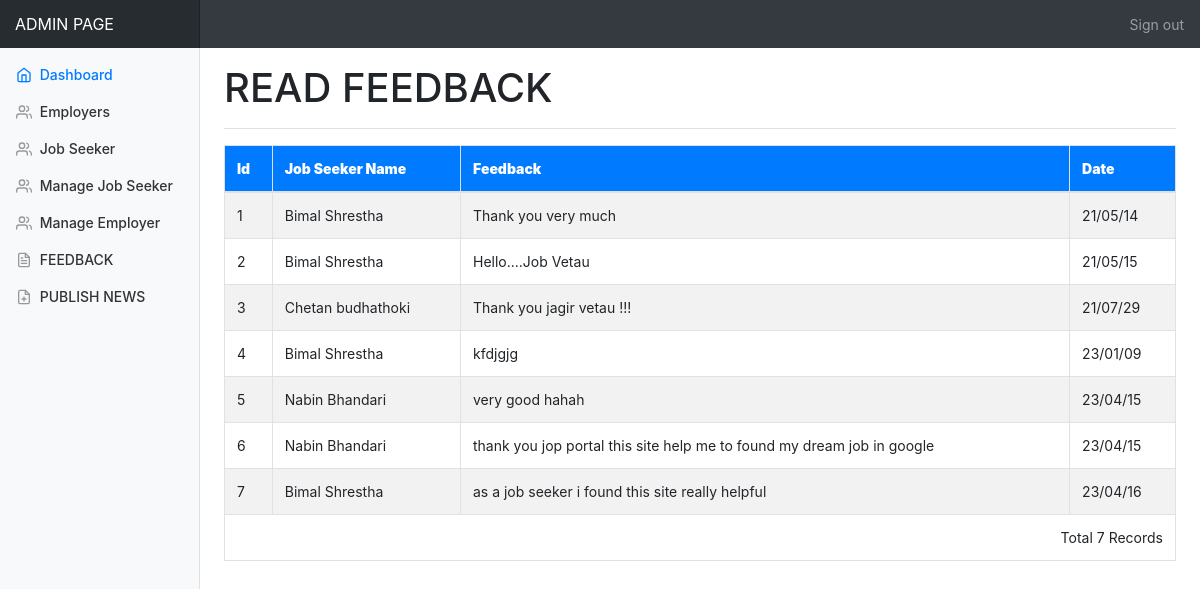
Before: /admin/feedback.php (signed in) with the older database file.
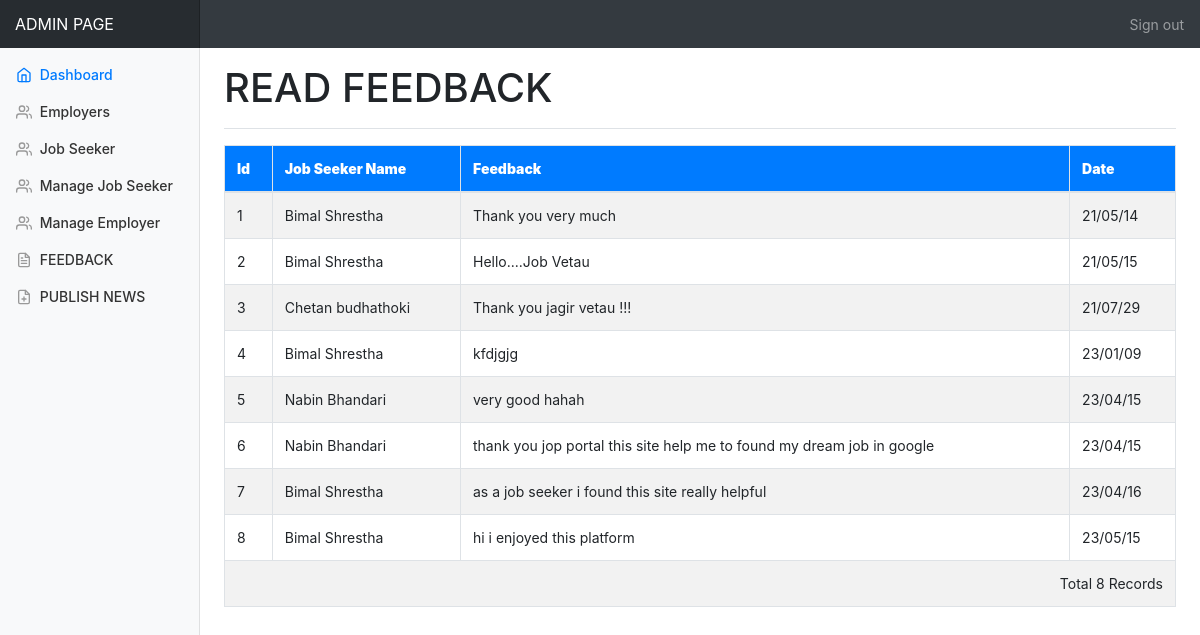
After: the same page with the newer database file.
### tables this page shows
CREATE TABLE `feedback` (
  `FeedbackId` int(11) NOT NULL,
  `JobSeekId` int(11) NOT NULL,
  `Feedback` varchar(255) NOT NULL,
  `FeedbakDate` varchar(255) NOT NULL
);

CREATE TABLE `jobseeker_reg` (
  `JobSeekId` int(11) NOT NULL,
  `JobSeekerName` varchar(255) NOT NULL,
  `Address` varchar(255) NOT NULL,
  `City` varchar(255) NOT NULL,
  `Email` varchar(255) NOT NULL,
  `Mobile` varchar(255) NOT NULL,
  `Qualification` varchar(255) NOT NULL,
  `Experience` text NOT NULL,
  `Gender` varchar(255) NOT NULL,
  `BirthDate` varchar(255) NOT NULL,
  `age` int(11) NOT NULL,
  `Resume` varchar(255) NOT NULL,
  `Status` varchar(255) NOT NULL,
  `Username` varchar(255) NOT NULL,
  `Password` varchar(255) NOT NULL,
  `Question` varchar(255) NOT NULL,
  `Answer` varchar(255) NOT NULL
);

### admin/feedback.php (the view, shortened to what this page needs)
<!doctype html>
<html lang="en">
<head>
  <link rel="stylesheet" href="https://maxcdn.bootstrapcdn.com/bootstrap/4.5.2/css/bootstrap.min.css">
  <link href="./css/dashboard.css" rel="stylesheet">
</head>
<body>
  <nav class="navbar navbar-dark sticky-top bg-dark flex-md-nowrap p-0">
    <a class="navbar-brand col-sm-3 col-md-2 mr-0" href="#">ADMIN PAGE</a>
    <ul class="navbar-nav px-3">
      <li class="nav-item text-nowrap">
        <a class="nav-link" href="logout.php">Sign out</a>
      </li>
    </ul>
  </nav>
  <div class="container-fluid">
    <div class="row">
      <nav class="col-md-2 d-none d-md-block bg-light sidebar">
        <div class="sidebar-sticky">
          <ul class="nav flex-column">
            <li class="nav-item">
              <a class="nav-link active" href="#">
                <span data-feather="home"></span>
                Dashboard <span class="sr-only">(current)</span>
              </a>
            </li>
            <li class="nav-item">
              <a class="nav-link" href="employer.php">
                <span data-feather="users"></span>
                Employers
              </a>
            </li>
            <li class="nav-item">
              <a class="nav-link" href="jobseeker.php">
                <span data-feather="users"></span>
                Job Seeker
              </a>
            </li>
            <li class="nav-item">
              <a class="nav-link" href="managejobseeker.php">
                <span data-feather="users"></span>
                Manage Job Seeker
              </a>
            </li>
            <li class="nav-item">
              <a class="nav-link" href="manageemployer.php">
                <span data-feather="users"></span>
                Manage Employer
              </a>
            </li>
            <ul class="nav flex-column mb-2">
              <li class="nav-item">
                <a class="nav-link" href="feedback.php">
                  <span data-feather="file-text"></span>
                  FEEDBACK
                </a>
              </li>
              <li class="nav-item">
                <a class="nav-link" href="admin_news.php">
                  <span data-feather="file-plus"></span>
                  PUBLISH NEWS
                </a>
              </li>
            </ul>
        </div>
      </nav>
      <main role="main" class="col-md-9 ml-sm-auto col-lg-10 pt-3 px-4">
        <div class="d-flex justify-content-between flex-wrap flex-md-nowrap align-items-center pb-2 mb-3 border-bottom">
          <h1>READ FEEDBACK</h1>
        </div>
        <table class="table table-bordered table-striped">
          <thead>
            <tr class="bg-primary text-white">
              <th scope="col"><strong>Id</strong></th>
              <th scope="col"><strong>Job Seeker Name</strong></th>
              <th scope="col"><strong>Feedback</strong></th>
              <th scope="col"><strong>Date</strong></th>
            </tr>
          </thead>
          <tbody>
            <?php
            include 'connection/db.php';
            $sql = "select FeedbackId,Feedback,FeedbakDate,JobSeekerName from feedback,jobseeker_reg where feedback.JobSeekId=jobseeker_reg.JobSeekId";
            $result = mysqli_query($conn, $sql);
            while ($row = mysqli_fetch_array($result)) {
              $Id = $row['FeedbackId'];
              $Name = $row['JobSeekerName'];
              $Feedback = $row['Feedback'];
              $FeedbakDate = $row['FeedbakDate'];
            ?>
              <tr>
                <td><?php echo $Id; ?></td>
                <td><?php echo $Name; ?></td>
                <td><?php echo $Feedback; ?></td>
                <td><?php echo $FeedbakDate; ?></td>
              </tr>
            <?php
            }
            $records = mysqli_num_rows($result);
            ?>
            <tr>
              <td colspan="4">
                <div class="text-right"><?php echo "Total " . $records . " Records"; ?></div>
              </td>
            </tr>
          </tbody>
        </table>
      </main>
    </div>
  </div>
</body>
</html>

Changed rows visible on the page:
added feedback: FeedbackId "8", JobSeekId.JobSeekerName "Bimal Shrestha", Feedback "hi i enjoyed this platform", FeedbakDate "23/05/15"
Other visible differences:
$records: "7" → "8"
